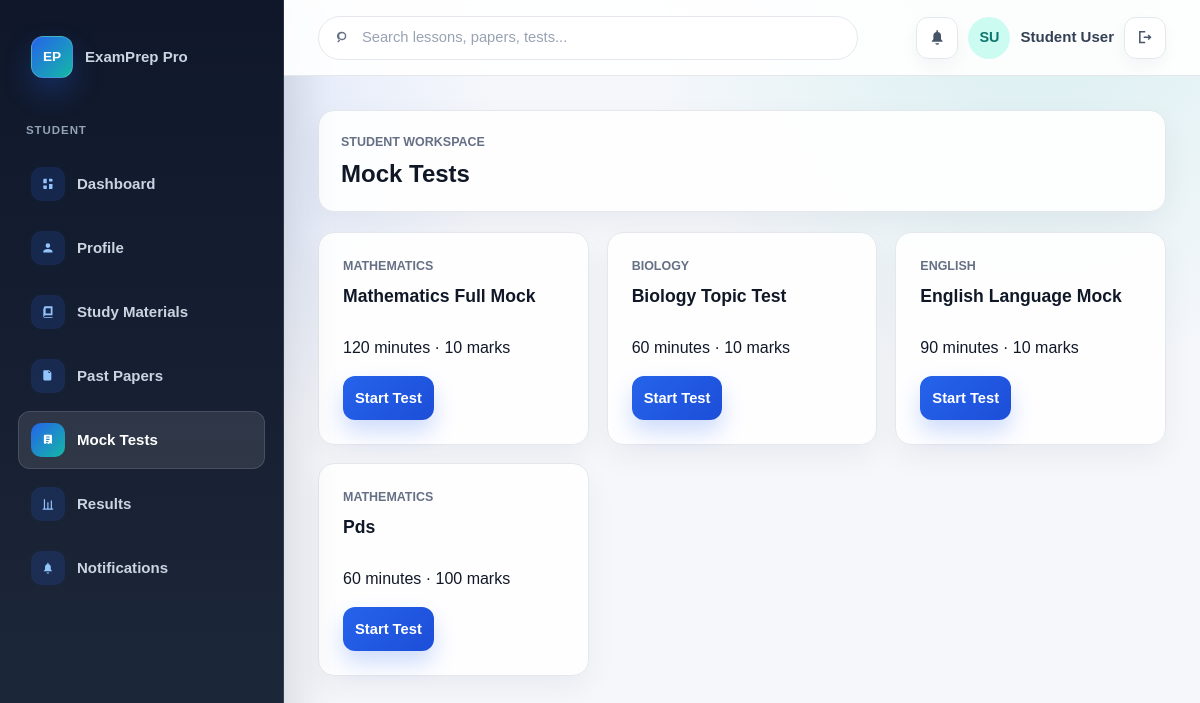
/student/mock-tests (signed in), run on the app's committed database.
### tables this page shows
CREATE TABLE tests (
            id INTEGER PRIMARY KEY AUTOINCREMENT,
            title TEXT NOT NULL,
            subject TEXT DEFAULT '',
            duration INTEGER DEFAULT 60,
            marks INTEGER DEFAULT 100,
            file_url TEXT DEFAULT '',
            file_name TEXT DEFAULT ''
        );

### app.py (the view)
@app.route("/student/mock-tests")
@login_required("student")
def student_mock_tests():
    return render_template("student/mock_tests.html", title="Mock Tests", tests=MOCK_TESTS)

### app.py (called while the page is built)
def get_db():
    if "db" not in g:
        g.db = sqlite3.connect(app.config["DATABASE"])
        g.db.row_factory = sqlite3.Row
        g.db.execute("PRAGMA foreign_keys = ON")
    return g.db

def db_all(sql, params=()):
    return get_db().execute(sql, params).fetchall()

def dashboard_for_role(role):
    return "admin_dashboard" if role == "admin" else "student_dashboard"

def login_required(role=None):
    def decorator(view):
        @wraps(view)
        def wrapped_view(*args, **kwargs):
            user_role = session.get("user_role")
            if not user_role:
                session["auth_next"] = next_path_for_request()
                return redirect(url_for("register", next=session["auth_next"]))
            if role and user_role != role:
                return redirect(url_for(dashboard_for_role(user_role)))
            return view(*args, **kwargs)
        return wrapped_view
    return decorator

@app.context_processor
def inject_navigation():
    current_user_name = session.get("user_name", "Student User")
    current_user_initials = "".join(part[:1] for part in current_user_name.split()[:2]).upper() or "SU"
    return {
        "public_nav": PUBLIC_NAV,
        "student_nav": STUDENT_NAV,
        "admin_nav": ADMIN_NAV,
        "current_user_role": session.get("user_role"),
        "current_user_name": current_user_name,
        "current_user_initials": current_user_initials,
        "current_dashboard_endpoint": dashboard_for_role(session.get("user_role", "student")),
    }

    def __getattr__(self, key):
        try:
            return self[key]
        except KeyError as exc:
            raise AttributeError(key) from exc

    def _rows(self):
        return db_all(f"SELECT * FROM {self.table} ORDER BY {self.order_by}")

    def __iter__(self):
        return (self._record_from_row(row) for row in self._rows())

    def _record_from_row(self, row):
        return TestRecord(self, dict(row))

### templates/student/mock_tests.html
{% extends "base.html" %}
{% from "macros.html" import student_shell with context %}
{% block content %}
{% call student_shell(title) %}
    <div class="card-grid">
        {% for test in tests %}
            <article class="panel">
                <p class="eyebrow">{{ test.subject }}</p>
                <h2>{{ test.title }}</h2>
                <p>{{ test.duration }} minutes · {{ test.marks }} marks</p>
                <a class="button button-small" href="{{ url_for('student_take_test', test_id=test.id) }}">Start Test</a>
            </article>
        {% endfor %}
    </div>
{% endcall %}
{% endblock %}

### static/css/styles.css (style rules this page uses)
:root { --bg: #3b82f6; --surface: #ffffff; --surface-strong: #eef5f8; --text: #172033; --muted: #667085; --line: #d9e2ec; --primary: #0f766e; --primary-dark: #115e59; --accent: #b45309; --danger: #b42318; --shadow: 0 16px 40px rgba(18, 38, 63, 0.08); }
* { box-sizing: border-box; }
body { margin: 0; font-family: Arial, Helvetica, sans-serif; font-size: 16px; color: var(--text); background: var(--bg); line-height: 1.5; }
a { color: var(--primary-dark); text-decoration: none; }
.button { display: inline-flex; align-items: center; justify-content: center; min-height: 44px; border: 1px solid #3c4bb5; border-radius: 8px; padding: 10px 16px; color: #ffffff; background: #3c4bb5; font-weight: 800; cursor: pointer; }
.button-small { min-height: 38px; padding: 8px 12px; font-size: 0.92rem; }
.hero-panel, .panel, .form-card, .table-card, .subject-grid article, .feature-grid article, .stats-grid article { border: 1px solid var(--line); border-radius: 8px; background: var(--surface); box-shadow: var(--shadow); }
.hero-panel span, .meta-row, .eyebrow, .list-row span, .stats-grid span { color: var(--muted); }
.eyebrow { margin: 0 0 8px; font-size: 0.78rem; font-weight: 900; letter-spacing: 0; text-transform: uppercase; }
.feature-grid, .subject-grid, .card-grid, .dashboard-grid { display: grid; grid-template-columns: repeat(3, minmax(0, 1fr)); gap: 18px; }
.feature-grid article, .subject-grid article, .panel { padding: 20px; }
.feature-grid h3, .subject-grid h2, .subject-grid h3, .panel h2 { margin-top: 0; }
body.app-page { --bg: #eef3ff; --surface: #ffffff; --surface-strong: #f7f9ff; --text: #1f2537; --muted: #52687a; --line: #d9e1f2; --primary: #3c4bb5; --primary-dark: #222985; --accent: #f28b24; --shadow: 0 16px 38px rgba(31, 37, 55, 0.08); min-height: 100vh; background: var(--bg); }
.dashboard-cards article, .app-page .panel, .app-page .table-card, .app-page .form-card { border: 1px solid var(--line); border-radius: 12px; background: #ffffff; box-shadow: none; }
.app-page .panel { padding: 30px; }
.app-page .panel h2 { margin: 0 0 26px; color: var(--text); font-size: 1.1rem; }
.app-page .button { border-color: #3c4bb5; background: #3c4bb5; }
body.app-page { --bg: #f5f7fb; --surface: #ffffff; --surface-strong: #f8fafc; --text: #101828; --muted: #667085; --line: #e4e7ec; --primary: #2563eb; --primary-dark: #1d4ed8; --accent: #f97316; --danger: #d92d20; --shadow: 0 18px 40px rgba(16, 24, 40, 0.08); min-height: 100vh; background: radial-gradient(circle at 86% 0%, rgba(20, 184, 166, 0.12), transparent 30%), radial-gradient(circle at 15% 16%, rgba(37, 99, 235, 0.12), transparent 26%), var(--bg); }
.app-section-heading, .app-page .panel, .app-page .table-card, .app-page .form-card { border: 1px solid var(--line); border-radius: 16px; background: rgba(255, 255, 255, 0.92); box-shadow: 0 12px 30px rgba(16, 24, 40, 0.05); }
.app-page .button { gap: 10px; min-height: 44px; border: 0; border-radius: 12px; color: #ffffff; background: linear-gradient(135deg, #2563eb, #1d4ed8); box-shadow: 0 12px 22px rgba(37, 99, 235, 0.22); }
.app-page .panel { padding: 24px; }

### data on the page
tests: subject "MATHEMATICS", title "Mathematics Full Mock", duration "120", marks "10"
tests: subject "BIOLOGY", title "Biology Topic Test", duration "60", marks "10"
tests: subject "ENGLISH", title "English Language Mock", duration "90", marks "10"
tests: subject "MATHEMATICS", title "Pds", duration "60", marks "100"

### other printed values
{{ label }} "Dashboard" "Profile" "Study Materials" "Past Papers" "Mock Tests" "Results" "Notifications"
{{ current_user_initials }} "SU"
{{ current_user_name }} "Student User"
{{ title }} "Mock Tests"
